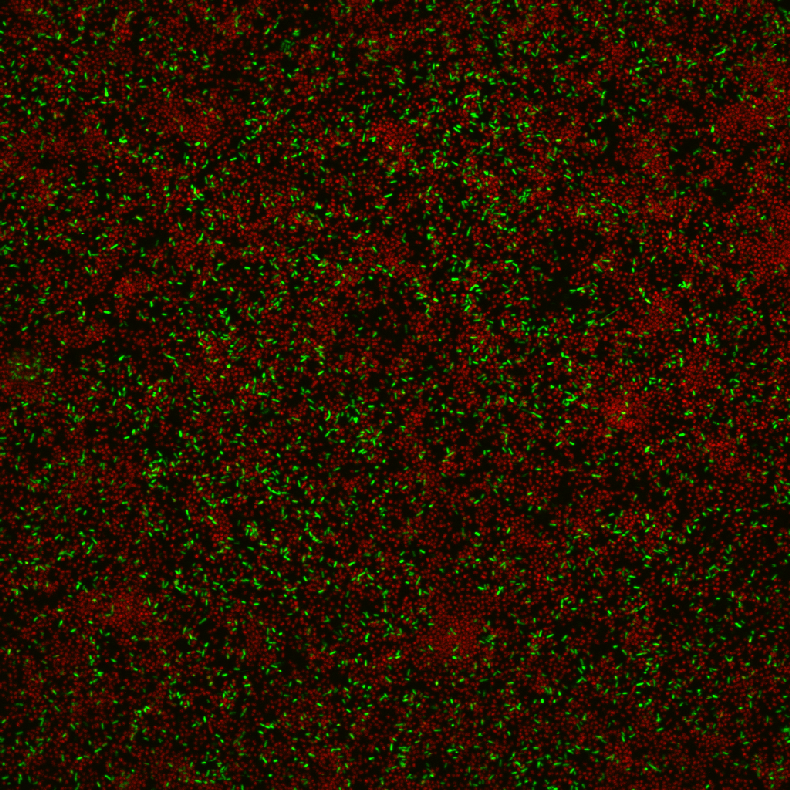
#> input picture app/test_dir/01_PFA_NoROI/BCTX11g.tif, 790 x 790 px
$ python -i imageProcessor.py   (imports and definitions only)   (older library calls are emulated)
#> lines starting #> are read from the running program, lines starting #| are printed output that depends on the picture
import cv2
from pprint import pprint
import numpy as np
import matplotlib.pyplot as plt

class ImageProcessor():
	def __init__(self, mode=None, settings=None):
		self.mode = mode
		self.original = []
		self.config = {}
		if settings:
			self.config = settings

	def process_image(self, img):
		self.original = img
		return self.process_image_using_mode(img)

	def process_image_using_mode(self, img):
		# Really missing switch statements right about now..
		if self.mode is None:
			raise Exception # TODO - Specify this exception
		if self.mode == 'BGR':
			return self.process_image_via_bgr(img)
		elif self.mode == 'HSV':
			return self.process_image_via_hsv(img)
		elif self.mode == 'GRY':
			return self.process_image_via_grayscale(img)
		else:
			print("[WARNING] ImageProcessor.process_image_using_mode: Couldn't determine which settings to use. Defaulting to grayscale.")
			return self.process_image_via_grayscale(img)

	# [86 lines left out: functions process_image_via_bgr, process_image_via_hsv, process_image_via_grayscale, preprocess_image, split_channels_bgr, segment_via_hsv and 1 more, not called in this run]

	# Apply a gaussian blur
	def smooth(self, img, ksize):
		return cv2.blur(img, (ksize, ksize))

	# [41 lines left out: functions improve_contrast, threshold_hsv, threshold_grayscale, not called in this run]


	def normalize_image(self, img):
		cv2.normalize(img, img, 0, 255, norm_type=cv2.NORM_MINMAX)
		return img

	# [25 lines left out: functions get_bgr_index, threshold_img, not called in this run]

	def update_config(self, new_config):
		self.config = new_config

	def update_mode(self, new_mode):
		self.mode = new_mode

	# [4 lines left out: function test_show_img, not called in this run]

>>> import cv2
>>> picture = cv2.imread('../../../../app/test_dir/01_PFA_NoROI/BCTX11g.tif', cv2.IMREAD_GRAYSCALE)
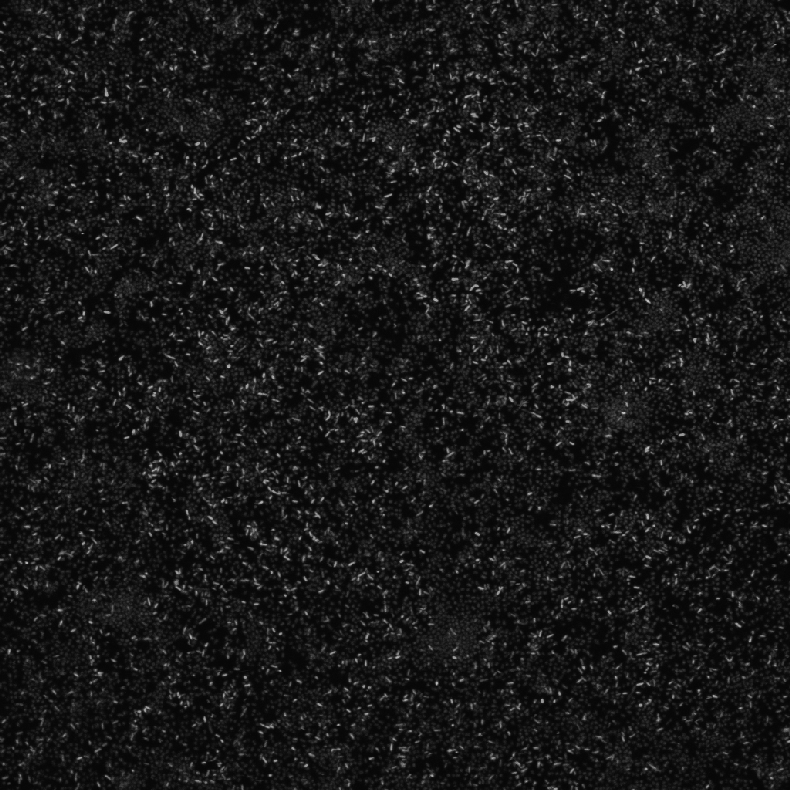
#> picture: shape (790, 790); min 6, max 198, mean 23.7
#> (the run stopped early here; a loop or call above may not have finished)

$ run again, on app/test_dir/01_PFA_NoROI/BCTX11j.tif
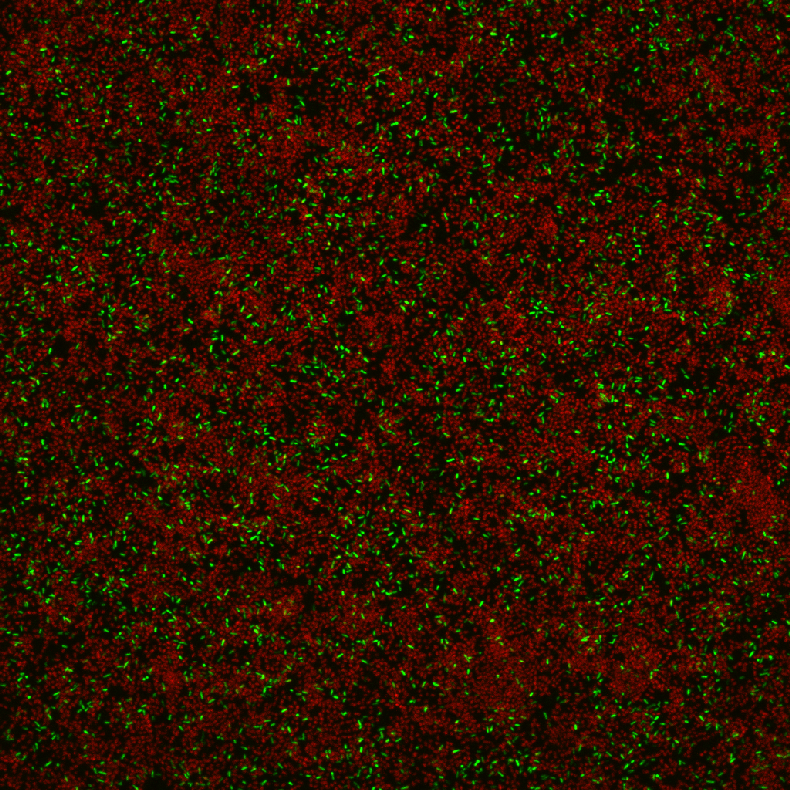
#> input picture app/test_dir/01_PFA_NoROI/BCTX11j.tif, 790 x 790 px
#> `picture = cv2.imread('../../../../app/test_dir/01_PFA_NoROI/BCTX11g.ti..`:
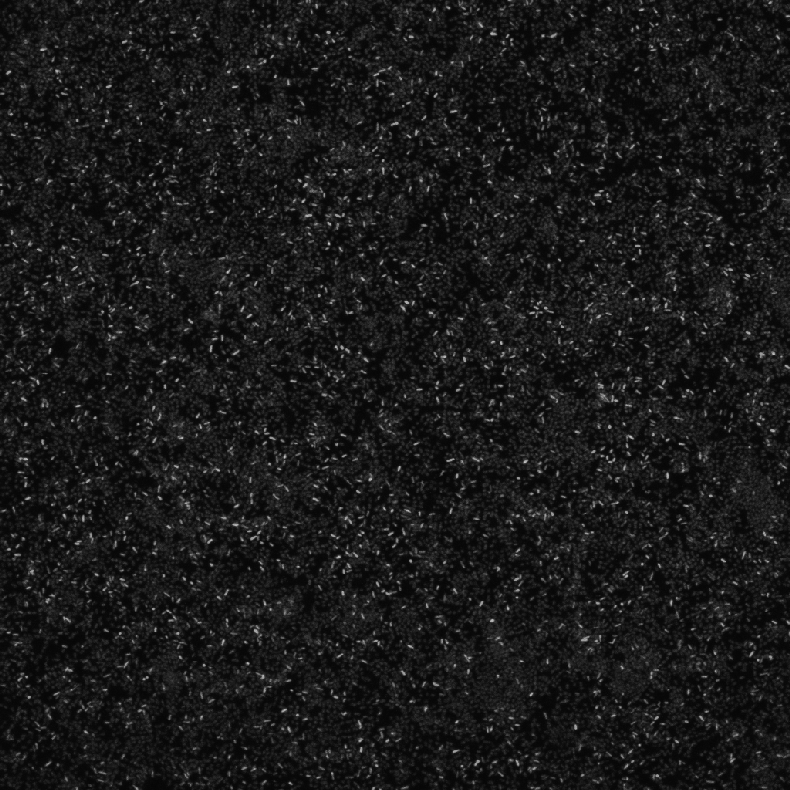
#> picture: shape (790, 790); min 5, max 197, mean 25.3
